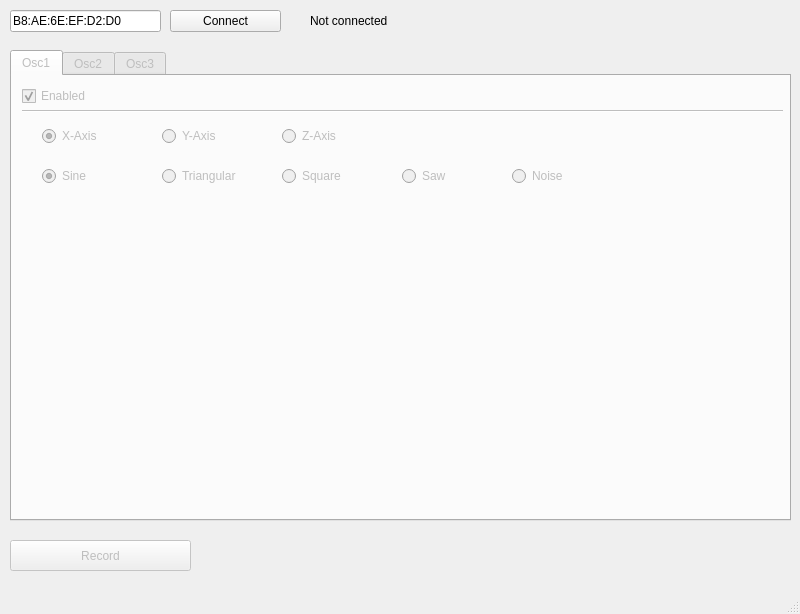
<?xml version="1.0" encoding="UTF-8"?>
<ui version="4.0">
 <class>MainWindow</class>
 <widget class="QMainWindow" name="MainWindow">
  <property name="geometry">
   <rect>
    <x>0</x>
    <y>0</y>
    <width>800</width>
    <height>614</height>
   </rect>
  </property>
  <property name="windowTitle">
   <string>MainWindow</string>
  </property>
  <widget class="QWidget" name="centralwidget">
   <widget class="QTabWidget" name="osc_tabs">
    <property name="enabled">
     <bool>false</bool>
    </property>
    <property name="geometry">
     <rect>
      <x>10</x>
      <y>50</y>
      <width>781</width>
      <height>471</height>
     </rect>
    </property>
    <property name="currentIndex">
     <number>0</number>
    </property>
    <widget class="QWidget" name="osc1_tab">
     <attribute name="title">
      <string>Osc1</string>
     </attribute>
     <widget class="QWidget" name="osc_group_1" native="true">
      <property name="geometry">
       <rect>
        <x>10</x>
        <y>40</y>
        <width>761</width>
        <height>371</height>
       </rect>
      </property>
      <widget class="QRadioButton" name="noise_radio_1">
       <property name="geometry">
        <rect>
         <x>490</x>
         <y>50</y>
         <width>102</width>
         <height>20</height>
        </rect>
       </property>
       <property name="text">
        <string>Noise</string>
       </property>
       <property name="autoExclusive">
        <bool>false</bool>
       </property>
       <attribute name="buttonGroup">
        <string notr="true">btn_group_wave_osc1</string>
       </attribute>
      </widget>
      <widget class="QRadioButton" name="saw_radio_1">
       <property name="geometry">
        <rect>
         <x>380</x>
         <y>50</y>
         <width>102</width>
         <height>20</height>
        </rect>
       </property>
       <property name="text">
        <string>Saw</string>
       </property>
       <property name="autoExclusive">
        <bool>false</bool>
       </property>
       <attribute name="buttonGroup">
        <string notr="true">btn_group_wave_osc1</string>
       </attribute>
      </widget>
      <widget class="QRadioButton" name="x_radio_1">
       <property name="geometry">
        <rect>
         <x>20</x>
         <y>10</y>
         <width>102</width>
         <height>20</height>
        </rect>
       </property>
       <property name="text">
        <string>X-Axis</string>
       </property>
       <property name="checked">
        <bool>true</bool>
       </property>
       <property name="autoExclusive">
        <bool>false</bool>
       </property>
       <attribute name="buttonGroup">
        <string notr="true">btn_group_axis_osc1</string>
       </attribute>
      </widget>
      <widget class="QRadioButton" name="sine_radio_1">
       <property name="geometry">
        <rect>
         <x>20</x>
         <y>50</y>
         <width>102</width>
         <height>20</height>
        </rect>
       </property>
       <property name="text">
        <string>Sine</string>
       </property>
       <property name="checked">
        <bool>true</bool>
       </property>
       <property name="autoExclusive">
        <bool>false</bool>
       </property>
       <attribute name="buttonGroup">
        <string notr="true">btn_group_wave_osc1</string>
       </attribute>
      </widget>
      <widget class="QRadioButton" name="square_radio_1">
       <property name="geometry">
        <rect>
         <x>260</x>
         <y>50</y>
         <width>102</width>
         <height>20</height>
        </rect>
       </property>
       <property name="text">
        <string>Square</string>
       </property>
       <property name="autoExclusive">
        <bool>false</bool>
       </property>
       <attribute name="buttonGroup">
        <string notr="true">btn_group_wave_osc1</string>
       </attribute>
      </widget>
      <widget class="QRadioButton" name="z_radio_1">
       <property name="geometry">
        <rect>
         <x>260</x>
         <y>10</y>
         <width>102</width>
         <height>20</height>
        </rect>
       </property>
       <property name="text">
        <string>Z-Axis</string>
       </property>
       <property name="autoExclusive">
        <bool>false</bool>
       </property>
       <attribute name="buttonGroup">
        <string notr="true">btn_group_axis_osc1</string>
       </attribute>
      </widget>
      <widget class="QRadioButton" name="tri_radio_1">
       <property name="geometry">
        <rect>
         <x>140</x>
         <y>50</y>
         <width>102</width>
         <height>20</height>
        </rect>
       </property>
       <property name="text">
        <string>Triangular</string>
       </property>
       <property name="autoExclusive">
        <bool>false</bool>
       </property>
       <attribute name="buttonGroup">
        <string notr="true">btn_group_wave_osc1</string>
       </attribute>
      </widget>
      <widget class="QRadioButton" name="y_radio_1">
       <property name="geometry">
        <rect>
         <x>140</x>
         <y>10</y>
         <width>102</width>
         <height>20</height>
        </rect>
       </property>
       <property name="text">
        <string>Y-Axis</string>
       </property>
       <property name="autoExclusive">
        <bool>false</bool>
       </property>
       <attribute name="buttonGroup">
        <string notr="true">btn_group_axis_osc1</string>
       </attribute>
      </widget>
      <widget class="QWidget" name="verticalLayoutWidget">
       <property name="geometry">
        <rect>
         <x>10</x>
         <y>90</y>
         <width>741</width>
         <height>161</height>
        </rect>
       </property>
       <layout class="QVBoxLayout" name="osc_plot_1"/>
      </widget>
     </widget>
     <widget class="QCheckBox" name="osc_enabled_1">
      <property name="geometry">
       <rect>
        <x>10</x>
        <y>10</y>
        <width>101</width>
        <height>20</height>
       </rect>
      </property>
      <property name="text">
       <string>Enabled</string>
      </property>
      <property name="checked">
       <bool>true</bool>
      </property>
     </widget>
     <widget class="Line" name="line">
      <property name="geometry">
       <rect>
        <x>10</x>
        <y>25</y>
        <width>761</width>
        <height>21</height>
       </rect>
      </property>
      <property name="orientation">
       <enum>Qt::Horizontal</enum>
      </property>
     </widget>
    </widget>
    <widget class="QWidget" name="osc2_tab">
     <attribute name="title">
      <string>Osc2</string>
     </attribute>
     <widget class="QWidget" name="osc_group_2" native="true">
      <property name="geometry">
       <rect>
        <x>10</x>
        <y>40</y>
        <width>761</width>
        <height>371</height>
       </rect>
      </property>
      <widget class="QWidget" name="verticalLayoutWidget_2">
       <property name="geometry">
        <rect>
         <x>10</x>
         <y>90</y>
         <width>741</width>
         <height>161</height>
        </rect>
       </property>
       <layout class="QVBoxLayout" name="osc_plot_2"/>
      </widget>
      <widget class="QRadioButton" name="saw_radio_2">
       <property name="geometry">
        <rect>
         <x>380</x>
         <y>50</y>
         <width>102</width>
         <height>20</height>
        </rect>
       </property>
       <property name="text">
        <string>Saw</string>
       </property>
       <property name="autoExclusive">
        <bool>false</bool>
       </property>
       <attribute name="buttonGroup">
        <string notr="true">btn_group_wave_osc2</string>
       </attribute>
      </widget>
      <widget class="QRadioButton" name="z_radio_2">
       <property name="geometry">
        <rect>
         <x>260</x>
         <y>10</y>
         <width>102</width>
         <height>20</height>
        </rect>
       </property>
       <property name="text">
        <string>Z-Axis</string>
       </property>
       <property name="autoExclusive">
        <bool>false</bool>
       </property>
       <attribute name="buttonGroup">
        <string notr="true">btn_group_axis_osc2</string>
       </attribute>
      </widget>
      <widget class="QRadioButton" name="x_radio_2">
       <property name="geometry">
        <rect>
         <x>20</x>
         <y>10</y>
         <width>102</width>
         <height>20</height>
        </rect>
       </property>
       <property name="text">
        <string>X-Axis</string>
       </property>
       <property name="checked">
        <bool>false</bool>
       </property>
       <property name="autoExclusive">
        <bool>false</bool>
       </property>
       <attribute name="buttonGroup">
        <string notr="true">btn_group_axis_osc2</string>
       </attribute>
      </widget>
      <widget class="QRadioButton" name="tri_radio_2">
       <property name="geometry">
        <rect>
         <x>140</x>
         <y>50</y>
         <width>102</width>
         <height>20</height>
        </rect>
       </property>
       <property name="text">
        <string>Triangular</string>
       </property>
       <property name="autoExclusive">
        <bool>false</bool>
       </property>
       <attribute name="buttonGroup">
        <string notr="true">btn_group_wave_osc2</string>
       </attribute>
      </widget>
      <widget class="QRadioButton" name="y_radio_2">
       <property name="geometry">
        <rect>
         <x>140</x>
         <y>10</y>
         <width>102</width>
         <height>20</height>
        </rect>
       </property>
       <property name="text">
        <string>Y-Axis</string>
       </property>
       <property name="checked">
        <bool>true</bool>
       </property>
       <property name="autoExclusive">
        <bool>false</bool>
       </property>
       <attribute name="buttonGroup">
        <string notr="true">btn_group_axis_osc2</string>
       </attribute>
      </widget>
      <widget class="QRadioButton" name="noise_radio_2">
       <property name="geometry">
        <rect>
         <x>490</x>
         <y>50</y>
         <width>102</width>
         <height>20</height>
        </rect>
       </property>
       <property name="text">
        <string>Noise</string>
       </property>
       <property name="autoExclusive">
        <bool>false</bool>
       </property>
       <attribute name="buttonGroup">
        <string notr="true">btn_group_wave_osc2</string>
       </attribute>
      </widget>
      <widget class="QRadioButton" name="sine_radio_2">
       <property name="geometry">
        <rect>
         <x>20</x>
         <y>50</y>
         <width>102</width>
         <height>20</height>
        </rect>
       </property>
       <property name="text">
        <string>Sine</string>
       </property>
       <property name="checked">
        <bool>true</bool>
       </property>
       <property name="autoExclusive">
        <bool>false</bool>
       </property>
       <attribute name="buttonGroup">
        <string notr="true">btn_group_wave_osc2</string>
       </attribute>
      </widget>
      <widget class="QRadioButton" name="square_radio_2">
       <property name="geometry">
        <rect>
         <x>260</x>
         <y>50</y>
         <width>102</width>
         <height>20</height>
        </rect>
       </property>
       <property name="text">
        <string>Square</string>
       </property>
       <property name="autoExclusive">
        <bool>false</bool>
       </property>
       <attribute name="buttonGroup">
        <string notr="true">btn_group_wave_osc2</string>
       </attribute>
      </widget>
     </widget>
     <widget class="QCheckBox" name="osc_enabled_2">
      <property name="geometry">
       <rect>
        <x>10</x>
        <y>10</y>
        <width>101</width>
        <height>20</height>
       </rect>
      </property>
      <property name="text">
       <string>Enabled</string>
      </property>
      <property name="checked">
       <bool>true</bool>
      </property>
     </widget>
     <widget class="Line" name="line_2">
      <property name="geometry">
       <rect>
        <x>10</x>
        <y>20</y>
        <width>761</width>
        <height>31</height>
       </rect>
      </property>
      <property name="orientation">
       <enum>Qt::Horizontal</enum>
      </property>
     </widget>
    </widget>
    <widget class="QWidget" name="osc3_tab">
     <attribute name="title">
      <string>Osc3</string>
     </attribute>
     <widget class="QWidget" name="osc_group_3" native="true">
      <property name="geometry">
       <rect>
        <x>10</x>
        <y>39</y>
        <width>761</width>
        <height>371</height>
       </rect>
      </property>
      <widget class="QRadioButton" name="z_radio_3">
       <property name="geometry">
        <rect>
         <x>260</x>
         <y>10</y>
         <width>102</width>
         <height>20</height>
        </rect>
       </property>
       <property name="text">
        <string>Z-Axis</string>
       </property>
       <property name="checked">
        <bool>true</bool>
       </property>
       <property name="autoExclusive">
        <bool>false</bool>
       </property>
       <attribute name="buttonGroup">
        <string notr="true">btn_group_wave_osc3</string>
       </attribute>
      </widget>
      <widget class="QRadioButton" name="square_radio_3">
       <property name="geometry">
        <rect>
         <x>260</x>
         <y>50</y>
         <width>102</width>
         <height>20</height>
        </rect>
       </property>
       <property name="text">
        <string>Square</string>
       </property>
       <property name="autoExclusive">
        <bool>false</bool>
       </property>
       <attribute name="buttonGroup">
        <string notr="true">btn_group_axis_osc3</string>
       </attribute>
      </widget>
      <widget class="QRadioButton" name="x_radio_3">
       <property name="geometry">
        <rect>
         <x>20</x>
         <y>10</y>
         <width>102</width>
         <height>20</height>
        </rect>
       </property>
       <property name="text">
        <string>X-Axis</string>
       </property>
       <property name="checked">
        <bool>false</bool>
       </property>
       <property name="autoExclusive">
        <bool>false</bool>
       </property>
       <attribute name="buttonGroup">
        <string notr="true">btn_group_wave_osc3</string>
       </attribute>
      </widget>
      <widget class="QRadioButton" name="tri_radio_3">
       <property name="geometry">
        <rect>
         <x>140</x>
         <y>50</y>
         <width>102</width>
         <height>20</height>
        </rect>
       </property>
       <property name="text">
        <string>Triangular</string>
       </property>
       <property name="autoExclusive">
        <bool>false</bool>
       </property>
       <attribute name="buttonGroup">
        <string notr="true">btn_group_axis_osc3</string>
       </attribute>
      </widget>
      <widget class="QRadioButton" name="y_radio_3">
       <property name="geometry">
        <rect>
         <x>140</x>
         <y>10</y>
         <width>102</width>
         <height>20</height>
        </rect>
       </property>
       <property name="text">
        <string>Y-Axis</string>
       </property>
       <property name="autoExclusive">
        <bool>false</bool>
       </property>
       <attribute name="buttonGroup">
        <string notr="true">btn_group_wave_osc3</string>
       </attribute>
      </widget>
      <widget class="QRadioButton" name="saw_radio_3">
       <property name="geometry">
        <rect>
         <x>380</x>
         <y>50</y>
         <width>102</width>
         <height>20</height>
        </rect>
       </property>
       <property name="text">
        <string>Saw</string>
       </property>
       <property name="autoExclusive">
        <bool>false</bool>
       </property>
       <attribute name="buttonGroup">
        <string notr="true">btn_group_axis_osc3</string>
       </attribute>
      </widget>
      <widget class="QWidget" name="verticalLayoutWidget_3">
       <property name="geometry">
        <rect>
         <x>10</x>
         <y>90</y>
         <width>741</width>
         <height>161</height>
        </rect>
       </property>
       <layout class="QVBoxLayout" name="osc_plot_3"/>
      </widget>
      <widget class="QRadioButton" name="noise_radio_3">
       <property name="geometry">
        <rect>
         <x>490</x>
         <y>50</y>
         <width>102</width>
         <height>20</height>
        </rect>
       </property>
       <property name="text">
        <string>Noise</string>
       </property>
       <property name="autoExclusive">
        <bool>false</bool>
       </property>
       <attribute name="buttonGroup">
        <string notr="true">btn_group_axis_osc3</string>
       </attribute>
      </widget>
      <widget class="QRadioButton" name="sine_radio_3">
       <property name="geometry">
        <rect>
         <x>20</x>
         <y>50</y>
         <width>102</width>
         <height>20</height>
        </rect>
       </property>
       <property name="text">
        <string>Sine</string>
       </property>
       <property name="checked">
        <bool>true</bool>
       </property>
       <property name="autoExclusive">
        <bool>false</bool>
       </property>
       <attribute name="buttonGroup">
        <string notr="true">btn_group_axis_osc3</string>
       </attribute>
      </widget>
     </widget>
     <widget class="QCheckBox" name="osc_enabled_3">
      <property name="geometry">
       <rect>
        <x>10</x>
        <y>10</y>
        <width>101</width>
        <height>20</height>
       </rect>
      </property>
      <property name="text">
       <string>Enabled</string>
      </property>
      <property name="checked">
       <bool>true</bool>
      </property>
     </widget>
     <widget class="Line" name="line_3">
      <property name="geometry">
       <rect>
        <x>10</x>
        <y>21</y>
        <width>771</width>
        <height>31</height>
       </rect>
      </property>
      <property name="orientation">
       <enum>Qt::Horizontal</enum>
      </property>
     </widget>
    </widget>
   </widget>
   <widget class="QLineEdit" name="bt_address">
    <property name="geometry">
     <rect>
      <x>10</x>
      <y>10</y>
      <width>151</width>
      <height>22</height>
     </rect>
    </property>
    <property name="text">
     <string>B8:AE:6E:EF:D2:D0</string>
    </property>
   </widget>
   <widget class="QPushButton" name="bt_connect">
    <property name="geometry">
     <rect>
      <x>170</x>
      <y>10</y>
      <width>111</width>
      <height>22</height>
     </rect>
    </property>
    <property name="text">
     <string>Connect</string>
    </property>
   </widget>
   <widget class="QPushButton" name="record">
    <property name="enabled">
     <bool>false</bool>
    </property>
    <property name="geometry">
     <rect>
      <x>10</x>
      <y>540</y>
      <width>181</width>
      <height>31</height>
     </rect>
    </property>
    <property name="text">
     <string>Record</string>
    </property>
   </widget>
   <widget class="QLabel" name="connection_label">
    <property name="geometry">
     <rect>
      <x>310</x>
      <y>10</y>
      <width>151</width>
      <height>21</height>
     </rect>
    </property>
    <property name="text">
     <string>Not connected</string>
    </property>
   </widget>
  </widget>
  <widget class="QMenuBar" name="menubar">
   <property name="geometry">
    <rect>
     <x>0</x>
     <y>0</y>
     <width>800</width>
     <height>19</height>
    </rect>
   </property>
  </widget>
  <widget class="QStatusBar" name="statusbar"/>
 </widget>
 <resources/>
 <connections>
  <connection>
   <sender>osc_enabled_2</sender>
   <signal>toggled(bool)</signal>
   <receiver>osc_group_2</receiver>
   <slot>setEnabled(bool)</slot>
   <hints>
    <hint type="sourcelabel">
     <x>72</x>
     <y>114</y>
    </hint>
    <hint type="destinationlabel">
     <x>402</x>
     <y>320</y>
    </hint>
   </hints>
  </connection>
  <connection>
   <sender>osc_enabled_1</sender>
   <signal>toggled(bool)</signal>
   <receiver>osc_group_1</receiver>
   <slot>setEnabled(bool)</slot>
   <hints>
    <hint type="sourcelabel">
     <x>72</x>
     <y>114</y>
    </hint>
    <hint type="destinationlabel">
     <x>402</x>
     <y>320</y>
    </hint>
   </hints>
  </connection>
  <connection>
   <sender>osc_enabled_3</sender>
   <signal>toggled(bool)</signal>
   <receiver>osc_group_3</receiver>
   <slot>setEnabled(bool)</slot>
   <hints>
    <hint type="sourcelabel">
     <x>72</x>
     <y>114</y>
    </hint>
    <hint type="destinationlabel">
     <x>402</x>
     <y>319</y>
    </hint>
   </hints>
  </connection>
 </connections>
 <buttongroups>
  <buttongroup name="btn_group_axis_osc1"/>
  <buttongroup name="btn_group_wave_osc2"/>
  <buttongroup name="btn_group_wave_osc1"/>
  <buttongroup name="btn_group_wave_osc3"/>
  <buttongroup name="btn_group_axis_osc2"/>
  <buttongroup name="btn_group_axis_osc3"/>
 </buttongroups>
</ui>
